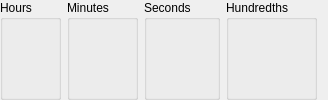
<?xml version="1.0" encoding="UTF-8"?>
<ui version="4.0">
 <class>TimeDisplay</class>
 <widget class="QWidget" name="TimeDisplay">
  <layout class="QHBoxLayout" name="horizontalLayout">
   <property name="leftMargin">
    <number>0</number>
   </property>
   <property name="topMargin">
    <number>0</number>
   </property>
   <property name="bottomMargin">
    <number>0</number>
   </property>
   <item>
    <widget class="QGroupBox" name="m_hourGroup">
     <property name="title">
      <string extracomment="@title:column">Hours</string>
     </property>
     <layout class="QVBoxLayout" name="verticalLayout">
      <item>
       <widget class="DigitDisplay" name="m_hourDisplay" native="true"/>
      </item>
     </layout>
    </widget>
   </item>
   <item>
    <widget class="QGroupBox" name="m_minGroup">
     <property name="title">
      <string extracomment="@title:column">Minutes</string>
     </property>
     <layout class="QVBoxLayout" name="verticalLayout_3">
      <item>
       <widget class="DigitDisplay" name="m_minDisplay" native="true"/>
      </item>
     </layout>
    </widget>
   </item>
   <item>
    <widget class="QGroupBox" name="m_secGroup">
     <property name="title">
      <string extracomment="@title:column">Seconds</string>
     </property>
     <layout class="QVBoxLayout" name="verticalLayout_4">
      <item>
       <widget class="DigitDisplay" name="m_secDisplay" native="true"/>
      </item>
     </layout>
    </widget>
   </item>
   <item>
    <widget class="QGroupBox" name="m_fracGroup">
     <property name="title">
      <string extracomment="@title:column">Hundredths</string>
     </property>
     <layout class="QVBoxLayout" name="verticalLayout_2">
      <item>
       <widget class="DigitDisplay" name="m_fracDisplay" native="true"/>
      </item>
     </layout>
    </widget>
   </item>
  </layout>
 </widget>
 <customwidgets>
  <customwidget>
   <class>DigitDisplay</class>
   <extends>QWidget</extends>
   <header>digitdisplay.h</header>
   <container>1</container>
  </customwidget>
 </customwidgets>
 <resources/>
 <connections/>
</ui>
